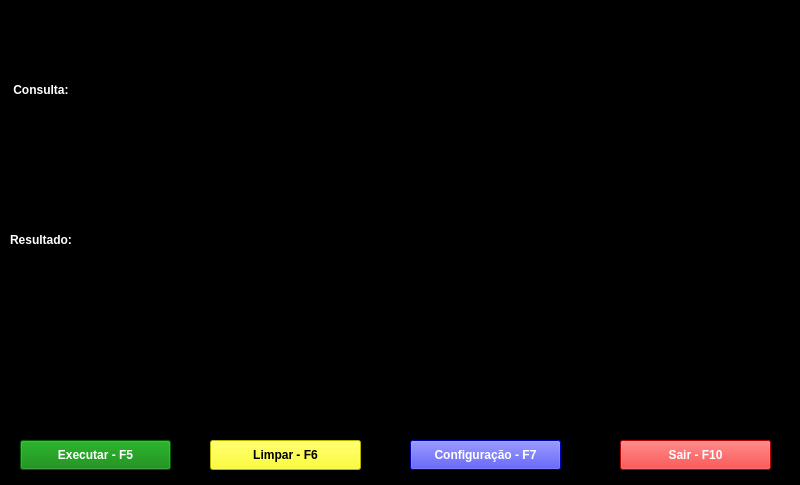
<?xml version="1.0" encoding="UTF-8"?>
<ui version="4.0">
 <class>MainWindow</class>
 <widget class="QMainWindow" name="MainWindow">
  <property name="geometry">
   <rect>
    <x>0</x>
    <y>0</y>
    <width>800</width>
    <height>485</height>
   </rect>
  </property>
  <property name="windowTitle">
   <string>SQL Terminal</string>
  </property>
  <property name="styleSheet">
   <string notr="true">background-color: rgb(0, 0, 0);</string>
  </property>
  <widget class="QWidget" name="centralwidget">
   <widget class="QTextEdit" name="query_entry">
    <property name="geometry">
     <rect>
      <x>9</x>
      <y>112</y>
      <width>782</width>
      <height>101</height>
     </rect>
    </property>
    <property name="styleSheet">
     <string notr="true">color: white;
background-color: rgb(0, 0, 0);
text-transform: uppercase;
font-weight: bold;

/*font: 75 8pt &quot;Cascadia Code&quot;;*/</string>
    </property>
   </widget>
   <widget class="QTextEdit" name="result_text">
    <property name="geometry">
     <rect>
      <x>9</x>
      <y>262</y>
      <width>782</width>
      <height>151</height>
     </rect>
    </property>
    <property name="styleSheet">
     <string notr="true">color: green;
background-color: rgb(0, 0, 0);
text-transform: uppercase;
font-weight: bold;
</string>
    </property>
    <property name="readOnly">
     <bool>true</bool>
    </property>
   </widget>
   <widget class="QPushButton" name="exit_button">
    <property name="geometry">
     <rect>
      <x>620</x>
      <y>440</y>
      <width>151</width>
      <height>30</height>
     </rect>
    </property>
    <property name="minimumSize">
     <size>
      <width>100</width>
      <height>30</height>
     </size>
    </property>
    <property name="styleSheet">
     <string notr="true">background-color: red; 
color: white;
text-transform: uppercase;
font-weight: bold;
</string>
    </property>
    <property name="text">
     <string>Sair - F10</string>
    </property>
   </widget>
   <widget class="QPushButton" name="clear_button">
    <property name="geometry">
     <rect>
      <x>210</x>
      <y>440</y>
      <width>151</width>
      <height>30</height>
     </rect>
    </property>
    <property name="minimumSize">
     <size>
      <width>100</width>
      <height>30</height>
     </size>
    </property>
    <property name="styleSheet">
     <string notr="true">background-color: yellow;
 color: black;
text-transform: uppercase;
font-weight: bold;
</string>
    </property>
    <property name="text">
     <string>Limpar - F6</string>
    </property>
   </widget>
   <widget class="QPushButton" name="config_button">
    <property name="geometry">
     <rect>
      <x>410</x>
      <y>440</y>
      <width>151</width>
      <height>30</height>
     </rect>
    </property>
    <property name="minimumSize">
     <size>
      <width>100</width>
      <height>30</height>
     </size>
    </property>
    <property name="styleSheet">
     <string notr="true">background-color: blue; 
color: white;
text-transform: uppercase;
font-weight: bold;
</string>
    </property>
    <property name="text">
     <string>Configuração - F7</string>
    </property>
   </widget>
   <widget class="QPushButton" name="execute_button">
    <property name="geometry">
     <rect>
      <x>20</x>
      <y>440</y>
      <width>151</width>
      <height>30</height>
     </rect>
    </property>
    <property name="minimumSize">
     <size>
      <width>100</width>
      <height>30</height>
     </size>
    </property>
    <property name="styleSheet">
     <string notr="true">background-color: green;
color: white;
text-transform: uppercase;
font-weight: bold;
</string>
    </property>
    <property name="text">
     <string>Executar - F5</string>
    </property>
   </widget>
   <widget class="QLabel" name="label_2">
    <property name="geometry">
     <rect>
      <x>10</x>
      <y>80</y>
      <width>781</width>
      <height>20</height>
     </rect>
    </property>
    <property name="font">
     <font>
      <weight>75</weight>
      <bold>true</bold>
     </font>
    </property>
    <property name="styleSheet">
     <string notr="true">color: rgb(255, 255, 255);
background-color: rgb(0, 0, 0);

text-transform: uppercase;
font-weight: bold;
</string>
    </property>
    <property name="text">
     <string> Consulta:</string>
    </property>
   </widget>
   <widget class="QLabel" name="label_3">
    <property name="geometry">
     <rect>
      <x>730</x>
      <y>10</y>
      <width>51</width>
      <height>31</height>
     </rect>
    </property>
    <property name="text">
     <string/>
    </property>
    <property name="pixmap">
     <pixmap resource="../aditionals/files.qrc">:/newPrefix/mac.png</pixmap>
    </property>
    <property name="scaledContents">
     <bool>true</bool>
    </property>
   </widget>
   <widget class="QLabel" name="label_4">
    <property name="geometry">
     <rect>
      <x>10</x>
      <y>230</y>
      <width>781</width>
      <height>20</height>
     </rect>
    </property>
    <property name="font">
     <font>
      <weight>75</weight>
      <bold>true</bold>
     </font>
    </property>
    <property name="styleSheet">
     <string notr="true">color: rgb(255, 255, 255);
background-color: rgb(0, 0, 0);
text-transform: uppercase;
font-weight: bold;
</string>
    </property>
    <property name="text">
     <string>Resultado:</string>
    </property>
   </widget>
   <widget class="QLabel" name="label">
    <property name="geometry">
     <rect>
      <x>10</x>
      <y>0</y>
      <width>161</width>
      <height>91</height>
     </rect>
    </property>
    <property name="text">
     <string/>
    </property>
    <property name="pixmap">
     <pixmap resource="../aditionals/files.qrc">:/newPrefix/sqltoolsLogo.png</pixmap>
    </property>
    <property name="scaledContents">
     <bool>true</bool>
    </property>
   </widget>
   <zorder>label</zorder>
   <zorder>query_entry</zorder>
   <zorder>result_text</zorder>
   <zorder>exit_button</zorder>
   <zorder>clear_button</zorder>
   <zorder>config_button</zorder>
   <zorder>execute_button</zorder>
   <zorder>label_3</zorder>
   <zorder>label_2</zorder>
   <zorder>label_4</zorder>
  </widget>
 </widget>
 <resources>
  <include location="../aditionals/files.qrc"/>
 </resources>
 <connections/>
</ui>
